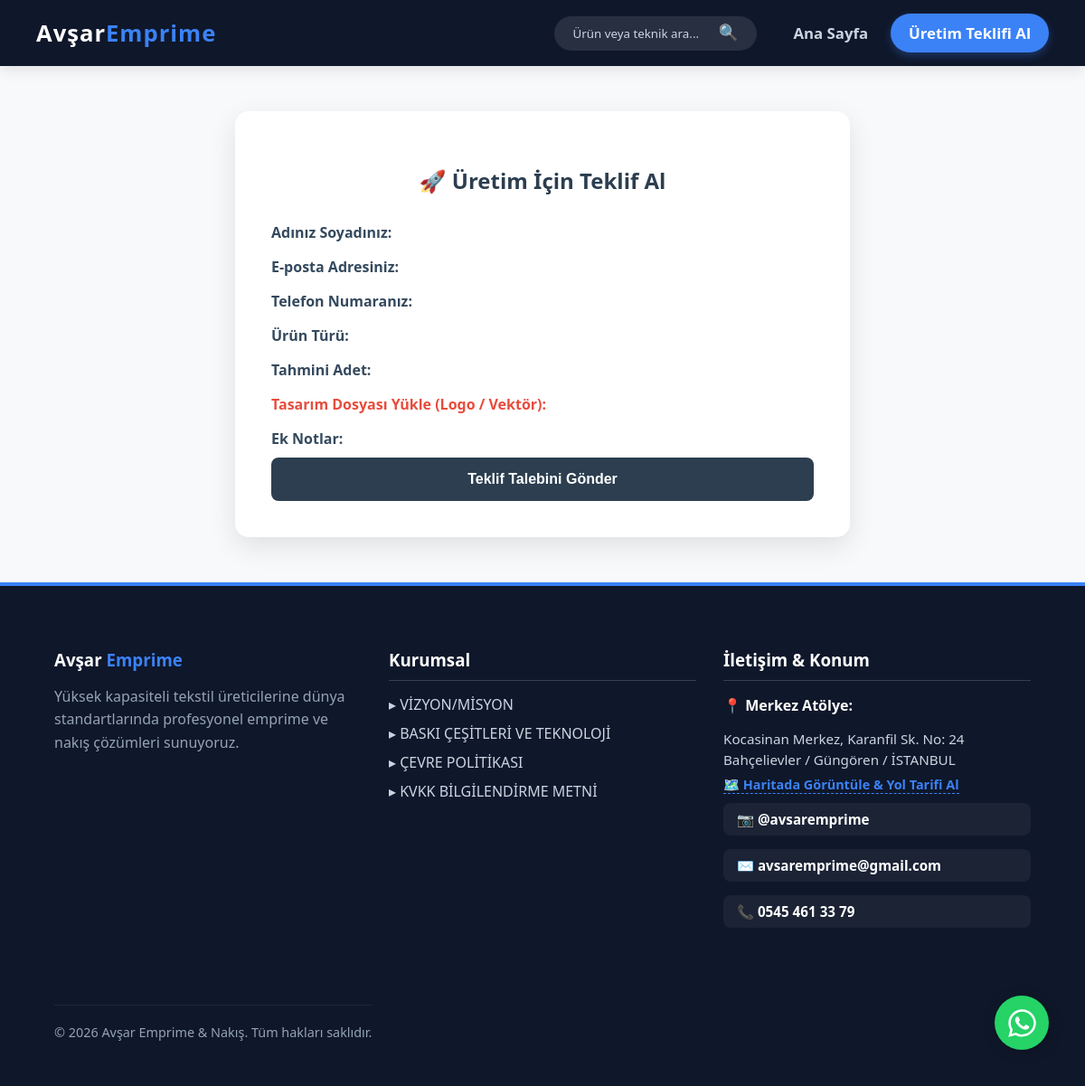
The app's page /teklif-al/ with its own data.
### katalog/models.py (models this page shows, shortened)
class KurumsalSayfa(models.Model):
    baslik = models.CharField(max_length=200, verbose_name="Sayfa Başlığı")
    slug = models.SlugField(unique=True, blank=True, verbose_name="URL Uzantısı")
    icerik = models.TextField(verbose_name="Sayfa İçeriği")
    aktif = models.BooleanField(default=True, verbose_name="Yayında mı?")
    class Meta:
        verbose_name = "Kurumsal Sayfa"
        verbose_name_plural = "Kurumsal Sayfalar"

### katalog/views.py (the view)
# urls.py: path('teklif-al/', views.teklif_al, name='teklif_al'),
def teklif_al(request):
    return render(request, 'teklif.html')

### katalog/context_processors.py (called while the page is built)
def kurumsal_menu(request):
    sayfalar = KurumsalSayfa.objects.all()
    return {'kurumsal_linkler': sayfalar}

### katalog/templates/teklif.html (shortened to what this page needs)
{% extends 'base.html' %}
{% block content %}
<div class="form-container">
    <h2>🚀 Üretim İçin Teklif Al</h2>
    <form method="post" enctype="multipart/form-data" onsubmit="yukleniyorAnimasyonu()">
        <p style="font-weight: bold; color: #34495e; margin-bottom: 10px;">Adınız Soyadınız:</p>
        <p style="font-weight: bold; color: #34495e; margin-bottom: 10px;">E-posta Adresiniz:</p>
        <p style="font-weight: bold; color: #34495e; margin-bottom: 10px;">Telefon Numaranız:</p>
        <p style="font-weight: bold; color: #34495e; margin-bottom: 10px;">Ürün Türü:</p>
        <p style="font-weight: bold; color: #34495e; margin-bottom: 10px;">Tahmini Adet:</p>
        <p style="font-weight: bold; color: #e74c3c; margin-bottom: 10px;">Tasarım Dosyası Yükle (Logo / Vektör):</p>
        <p style="font-weight: bold; color: #34495e; margin-bottom: 10px;">Ek Notlar:</p>
        <button type="submit" id="gonderBtn" class="submit-btn">Teklif Talebini Gönder</button>
    </form>
</div>
{% endblock %}

### katalog/templates/base.html (shortened to what this page needs)
<!DOCTYPE html>
<html lang="tr">
<head>
</head>
<body>
    <a href="https://wa.me/905454613379?text=Merhaba,%20Avşar%20Emprime%20web%20sitenizden%20ulaşıyorum.%20Üretim%20ve%20fiyatlar%20hakkında%20bilgi%20almak%20istiyorum."
        class="whatsapp-float" target="_blank" title="WhatsApp'tan Bize Ulaşın">
    </a>
    <nav class="navbar">
        <a href="{% url 'vitrin' %}" class="logo">Avşar<span>Emprime</span></a>
        <div class="nav-links" id="navMenusu">
            <form action="{% url 'vitrin' %}" method="GET" class="arama-formu">
                <input type="text" name="q" placeholder="Ürün veya teknik ara..." class="arama-input" required>
                <button type="submit" class="arama-btn">🔍</button>
            </form>
            <a href="{% url 'vitrin' %}">Ana Sayfa</a>
            <a href="{% url 'teklif_al' %}" class="nav-btn">Üretim Teklifi Al</a>
        </div>
    </nav>
    <main class="main-content">
        {% block content %}{% endblock %}
    </main>
    <footer class="footer">
        <div
            style="display: flex; justify-content: space-between; flex-wrap: wrap; gap: 30px; max-width: 1200px; margin: 0 auto; text-align: left;">
            <div style="flex: 1; min-width: 250px;">
                <h3 style="color: white; margin-bottom: 15px;">Avşar <span style="color: #3b82f6;">Emprime</span></h3>
                <p style="line-height: 1.6;">Yüksek kapasiteli tekstil üreticilerine dünya standartlarında profesyonel
                    emprime ve nakış çözümleri sunuyoruz.</p>
            </div>
            <div style="flex: 1; min-width: 250px;">
                <h3 style="color: white; border-bottom: 1px solid #334155; padding-bottom: 10px; margin-bottom: 15px;">
                    Kurumsal</h3>
                <ul style="list-style: none; padding: 0; margin: 0;">
                    {% for sayfa in kurumsal_linkler %}
                    <li style="margin-bottom: 10px;">
                        <a href="{% url 'kurumsal_detay' sayfa.slug %}"
                            style="color: #cbd5e1; text-decoration: none; transition: 0.3s;"
                            onmouseover="this.style.color='#3b82f6'" onmouseout="this.style.color='#cbd5e1'">
                            ▸ {{ sayfa.baslik }}
                        </a>
                    </li>
                    {% empty %}
                    <li>Sayfalar hazırlanıyor...</li>
                    {% endfor %}
                </ul>
            </div>
            <div style="flex: 1; min-width: 250px;">
                <h3 style="color: white; border-bottom: 1px solid #334155; padding-bottom: 10px; margin-bottom: 15px;">
                    İletişim & Konum</h3>
                <div style="margin-bottom: 15px;">
                    <p style="margin-bottom: 5px; color: white; font-weight: bold;">📍 Merkez Atölye:</p>
                    <p style="margin-bottom: 5px; font-size: 0.95em; line-height: 1.5; color: #cbd5e1;">
                        Kocasinan Merkez, Karanfil Sk. No: 24<br>
                        Bahçelievler / Güngören / İSTANBUL
                    </p>
                    <a href="https://www.google.com/maps/search/?api=1&query=Avşar+Emprime+Nakış+Kocasinan+Merkez+Karanfil+Sokak+No:24+Bahçelievler"
                        target="_blank"
                        style="color: #3b82f6; text-decoration: none; font-size: 0.9em; font-weight: bold; border-bottom: 1px dashed #3b82f6;">
                        🗺️ Haritada Görüntüle & Yol Tarifi Al
                    </a>
                    <div class="footer-iletisim">
                        <a href="https://instagram.com/avsaremprime" target="_blank">📷 @avsaremprime</a>
                        <a href="mailto:avsaremprime@gmail.com">✉️ avsaremprime@gmail.com</a>
                        <a href="tel:+905454613379">📞 0545 461 33 79</a>
                    </div>
                </div>
            </div>
            <div
                style="text-align: center; margin-top: 40px; padding-top: 20px; border-top: 1px solid #1e293b; font-size: 0.9em;">
                &copy; 2026 Avşar Emprime & Nakış. Tüm hakları saklıdır.
            </div>
    </footer>
</body>
</html>

### katalog/templates/base.html (style rules this page uses)
body { margin: 0; font-family: 'Segoe UI', Tahoma, Geneva, Verdana, sans-serif; background-color: #f8f9fa; color: #2c3e50; display: flex; flex-direction: column; min-height: 100vh; }
.navbar { background: #0f172a; color: white; padding: 15px 40px; display: flex; justify-content: space-between; align-items: center; position: sticky; top: 0; z-index: 1000; box-shadow: 0 4px 15px rgba(0, 0, 0, 0.1); }
.logo { font-size: 1.6em; font-weight: 900; text-decoration: none; color: white; letter-spacing: 1px; }
.logo span { color: #3b82f6; }
.nav-links { display: flex; gap: 25px; align-items: center; }
.nav-links a { color: #cbd5e1; text-decoration: none; font-weight: bold; transition: 0.3s; font-size: 1.05em; }
.nav-btn { background: #3b82f6; padding: 10px 20px; border-radius: 30px; color: white !important; box-shadow: 0 4px 10px rgba(59, 130, 246, 0.3); }
.arama-formu { display: flex; align-items: center; background: rgba(255, 255, 255, 0.1); border-radius: 20px; padding: 5px 15px; margin-right: 15px; }
.arama-input { background: transparent; border: none; color: white; padding: 5px; outline: none; width: 150px; font-family: inherit; }
.arama-input::placeholder { color: #cbd5e1; }
.arama-btn { background: transparent; border: none; color: white; cursor: pointer; font-size: 1.1em; transition: 0.3s; }
.main-content { flex: 1; }
.footer { background: #0f172a; color: #94a3b8; padding: 50px 5%; margin-top: auto; border-top: 4px solid #3b82f6; }
.footer-iletisim { margin-top: 10px; font-size: 0.95em; display: flex; flex-direction: column; gap: 15px; }
.footer-iletisim a { color: white; text-decoration: none; font-weight: bold; padding: 8px 15px; background: rgba(255, 255, 255, 0.05); border-radius: 8px; transition: 0.3s; display: inline-block; }
.whatsapp-float { position: fixed; width: 60px; height: 60px; bottom: 40px; right: 40px; background-color: #25d366; color: #FFF; border-radius: 50px; text-align: center; font-size: 30px; box-shadow: 2px 2px 15px rgba(0, 0, 0, 0.2); z-index: 9998; display: flex; align-items: center; justify-content: center; text-decoration: none; transition: all 0.3s ease; animation: pulse 2s infinite; }
.whatsapp-float svg { width: 35px; height: 35px; fill: white; }

### katalog/templates/teklif.html (style rules this page uses)
.form-container { max-width: 600px; background: white; margin: 50px auto; padding: 40px; border-radius: 15px; box-shadow: 0 10px 30px rgba(0, 0, 0, 0.1); }
h2 { text-align: center; color: #2c3e50; font-weight: 800; margin-bottom: 30px; }
.submit-btn { width: 100%; padding: 15px; background: #2c3e50; color: white; border: none; border-radius: 8px; font-weight: bold; font-size: 16px; cursor: pointer; transition: all 0.3s ease; }

### records on screen
KurumsalSayfa: baslik "VİZYON/MİSYON"
KurumsalSayfa: baslik "BASKI ÇEŞİTLERİ VE TEKNOLOJİ"
KurumsalSayfa: baslik "ÇEVRE POLİTİKASI"
KurumsalSayfa: baslik "KVKK BİLGİLENDİRME METNİ"
